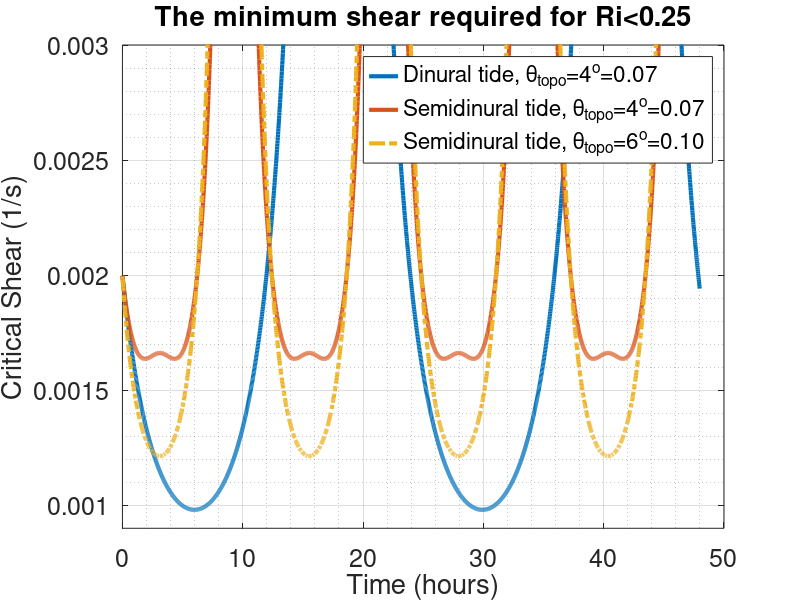

MATLAB code for this plot: (Note: this script raises an error after producing the figure.)

clear;close all;

%%%%%%%%%%%%%%%%%%%%%%%%%%%%%%%%%%%%%%%%
%%%%%%% Calculate Critical Shear %%%%%%%
%%%%%%%%%%%%%%%%%%%%%%%%%%%%%%%%%%%%%%%%
%%% Assume cross-canyon velocity is comparable to along-canyon velocity
%%%%%%%%%%%%%%%%%%%%%%%%%%%%%%%%%%%%%%%%

topo_slope = 4;
topo_slope_radian = 4/180*pi;
cos_slope = cosd(topo_slope);
sin_slope = sind(topo_slope);
tan_slope = tand(topo_slope);
N2_const = 1e-6;
f0 = 1.18e-4;

pi_const = 3.141592653589793;
% Ttide = 43200;
% Ttide = 12.4206012*3600;
Ttide = 23.93447213*3600;
omega = 2*pi_const/Ttide;

Ric = 0.25; %%% Critical Richardson number
% Ric = 0.1;

Sc = omega/tan_slope;  %%% Critical shear predicted by the linear theory when N^2 receaches zero
d = N2_const*cos_slope/Ric; %%% Define a constant

Bu = N2_const*topo_slope_radian^2/f0^2; %%% Slope Burger Number

%%% Two solutions for the quadratic equation
S1 = -d/2/Sc - 1/2*sqrt((d/Sc)^2+4*d)
S2 = -d/2/Sc + 1/2*sqrt((d/Sc)^2+4*d)
S3 = d/2/Sc + 1/2*sqrt((d/Sc)^2+4*d)
S4 = d/2/Sc - 1/2*sqrt((d/Sc)^2+4*d)


4*omega^2*Ric*cos_slope/N2_const/sin_slope^2


%%
%%%%%%%%%%%%%%%%%%%%%%%%%%%%%%%%%%%%%%%%
%%%%%%% Calculate Critical Shear %%%%%%%
%%%%%%%%%%%%%%%%%%%%%%%%%%%%%%%%%%%%%%%%
%%% Assume cross-canyon velocity is zero
%%%%%%%%%%%%%%%%%%%%%%%%%%%%%%%%%%%%%%%%

N2_const = 1e-6;
f0 = 1.18e-4;
pi_const = 3.141592653589793;
Ric = 0.25; %%% Critical Richardson number
tt = 1:60:86400*2;

topo_slope = 4;
Ttide = 23.93447213*3600;
omega = 2*pi_const/Ttide;
a = Ric*(cos(omega*tt)).^2;
b = N2_const*sind(topo_slope)/omega*sin(omega*tt);
c = -N2_const*cosd(topo_slope);

SS1_k1 = (-b+sqrt(b.^2-4*a*c))/2./a;
SS2_k1 = (-b-sqrt(b.^2-4*a*c))/2./a;

topo_slope = 4;
Ttide = 12.4206012*3600;
omega = 2*pi_const/Ttide;
a = Ric*(cos(omega*tt)).^2;
b = N2_const*sind(topo_slope)/omega*sin(omega*tt);
c = -N2_const*cosd(topo_slope);

SS1_m2 = (-b+sqrt(b.^2-4*a*c))/2./a;
SS2_m2 = (-b-sqrt(b.^2-4*a*c))/2./a;

topo_slope = 6;
Ttide = 12.4206012*3600;
omega = 2*pi_const/Ttide;
a = Ric*(cos(omega*tt)).^2;
b = N2_const*sind(topo_slope)/omega*sin(omega*tt);
c = -N2_const*cosd(topo_slope);

SS1_m2_slope6 = (-b+sqrt(b.^2-4*a*c))/2./a;
SS2_m2_slope6 = (-b-sqrt(b.^2-4*a*c))/2./a;

fontsize = 18;
figure(1)
clf;set(gcf,'color','w');
plot(tt/3600,SS1_k1,'LineWidth',3)
hold on;
plot(tt/3600,SS1_m2,'LineWidth',3)
plot(tt/3600,SS1_m2_slope6,'-.','LineWidth',3)
ylim([0.9 3]*1e-3);
hold on;
grid on;grid minor;
legend('Dinural tide, \theta_{topo}=4^o=0.07',...
    'Semidinural tide, \theta_{topo}=4^o=0.07',...
    'Semidinural tide, \theta_{topo}=6^o=0.10')
set(gca,'Fontsize',fontsize);
xlabel('Time (hours)')
ylabel('Critical Shear (1/s)')
title('The minimum shear required for Ri<0.25')





%%
%%%%%%%%%%%%%%%%%%%%%%%%%%%%%%%%%%%%%%%%
%%%%%%% Calculate Critical Shear %%%%%%%
%%%%%%%%%%%%%%%%%%%%%%%%%%%%%%%%%%%%%%%%
%%% Assume cross-canyon velocity is 1/5 of the along-canyon velocity
%%%%%%%%%%%%%%%%%%%%%%%%%%%%%%%%%%%%%%%%

N2_const = 1e-6;
f0 = 1.18e-4;
pi_const = 3.141592653589793;
Ric = 0.25; %%% Critical Richardson number
tt = 1:60:86400*2;

v_frac = 1/2; %%% cross-canyon velocity is 1/5 of the along-canyon velocity


topo_slope = 4;
Ttide = 23.93447213*3600;
omega = 2*pi_const/Ttide;
a = Ric*((cos(omega*tt)).^2+v_frac^2*(sin(omega*tt)).^2);
b = N2_const*sind(topo_slope)/omega*sin(omega*tt);
c = -N2_const*cosd(topo_slope);

SS1_k1 = (-b+sqrt(b.^2-4*a*c))/2./a;
SS2_k1 = (-b-sqrt(b.^2-4*a*c))/2./a;

topo_slope = 4;
Ttide = 12.4206012*3600;
omega = 2*pi_const/Ttide;
a = Ric*((cos(omega*tt)).^2+v_frac^2*(sin(omega*tt)).^2);
b = N2_const*sind(topo_slope)/omega*sin(omega*tt);
c = -N2_const*cosd(topo_slope);

SS1_m2 = (-b+sqrt(b.^2-4*a*c))/2./a;
SS2_m2 = (-b-sqrt(b.^2-4*a*c))/2./a;

topo_slope = 6;
Ttide = 12.4206012*3600;
omega = 2*pi_const/Ttide;
a = Ric*((cos(omega*tt)).^2+v_frac^2*(sin(omega*tt)).^2);
b = N2_const*sind(topo_slope)/omega*sin(omega*tt);
c = -N2_const*cosd(topo_slope);

SS1_m2_slope6 = (-b+sqrt(b.^2-4*a*c))/2./a;
SS2_m2_slope6 = (-b-sqrt(b.^2-4*a*c))/2./a;

fontsize = 18;
figure(1)
clf;set(gcf,'color','w');
plot(tt/3600,SS1_k1,'LineWidth',3)
hold on;
plot(tt/3600,SS1_m2,'LineWidth',3)
plot(tt/3600,SS1_m2_slope6,'-.','LineWidth',3)
ylim([0.9 3]*1e-3);
hold on;
grid on;grid minor;
legend('Dinural tide, \theta_{topo}=4^o=0.07',...
    'Semidinural tide, \theta_{topo}=4^o=0.07',...
    'Semidinural tide, \theta_{topo}=6^o=0.10')
set(gca,'Fontsize',fontsize);
xlabel('Time (hours)')
ylabel('Critical Shear (1/s)')
title('The minimum shear required for Ri<0.25')





%%

ne =1;
load_all

% No = nDumps;
No =24

%%% Predicted tidal velocity, include the velocity shear
utide = zeros(No,Nr);
% u_shear = 9e-4;
shearProfile = ones(1,Nr);
for k=1:Nr
    if((zz(k)-zz(Nr))<h_shear)
        shearProfile(k) = (zz(k)-zz(Nr))/h_shear;
    end
end

for o=1:No
    nIter = dumpIters(o);
    time_s = nIter.*deltaT; %%% time in seconds
    utide(o,:) = amp_tide*sin(omega*time_s+0.25*pi)*shearProfile;
end

dz_uN_tide = zeros(1,Nr);
N2 = zeros(No,Nr);
tt = zeros(No,Nr);

% N2(1,:) = N2_const;
dt = 3600;
hab = zz(end)-zz;

for o=1:No
    uu_tide = squeeze(utide(o,:)); 
    uN_tide = uu_tide*N2_const*sin_slope;
    dz_uN_tide(2:Nr)=-diff(uN_tide)./delR(2:Nr);   %%% u-grid, upper level
    if(o>1)
        N2(o,:) = N2(o-1,:)-dz_uN_tide*dt;
    end
    tt(o,:) = N2(o,:)/gravity/tAlpha.*hab;
end

figure(1)
pcolor(N2');axis ij;shading flat;colorbar;colormap(redblue);
% clim([0 2e-6])
clim([-1e-6 1e-6])

figure(2)
pcolor(tt');axis ij;shading flat;colorbar;colormap(redblue);
clim([-0.1 0.1])

figure(3)
pcolor(utide');axis ij;shading flat;colorbar;colormap(redblue);clim([-0.2 0.2])

